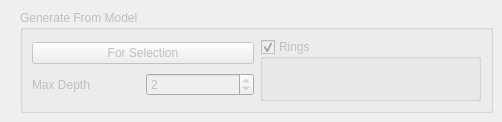
     <widget class="QWidget" name="FFEGenerateTab">
      <attribute name="title">
       <string>Generate</string>
      </attribute>
      <attribute name="toolTip">
       <string>Generate terms from/for the current model</string>
      </attribute>
      <widget class="QGroupBox" name="FFEditorTypeGenerateGroup">
       <property name="enabled">
        <bool>false</bool>
       </property>
       <property name="geometry">
        <rect>
         <x>20</x>
         <y>10</y>
         <width>473</width>
         <height>103</height>
        </rect>
       </property>
       <property name="title">
        <string>Generate From Model</string>
       </property>
       <layout class="QHBoxLayout">
        <property name="spacing">
         <number>6</number>
        </property>
        <property name="margin">
         <number>9</number>
        </property>
        <item>
         <layout class="QVBoxLayout">
          <property name="spacing">
           <number>6</number>
          </property>
          <property name="margin">
           <number>0</number>
          </property>
          <item>
           <widget class="QPushButton" name="FFEditorGenerateTypeButton">
            <property name="text">
             <string>For Selection</string>
            </property>
            <property name="autoDefault">
             <bool>false</bool>
            </property>
           </widget>
          </item>
          <item>
           <layout class="QHBoxLayout">
            <property name="spacing">
             <number>6</number>
            </property>
            <property name="margin">
             <number>0</number>
            </property>
            <item>
             <widget class="QLabel" name="label_3">
              <property name="text">
               <string>Max Depth</string>
              </property>
             </widget>
            </item>
            <item>
             <widget class="QSpinBox" name="FFEditorDepthSpin">
              <property name="value">
               <number>2</number>
              </property>
             </widget>
            </item>
           </layout>
          </item>
         </layout>
        </item>
        <item>
         <widget class="QGroupBox" name="FFEditorRingsGroup">
          <property name="title">
           <string>Rings</string>
          </property>
          <property name="checkable">
           <bool>true</bool>
          </property>
          <property name="checked">
           <bool>true</bool>
          </property>
         </widget>
        </item>
       </layout>
      </widget>
     </widget>
